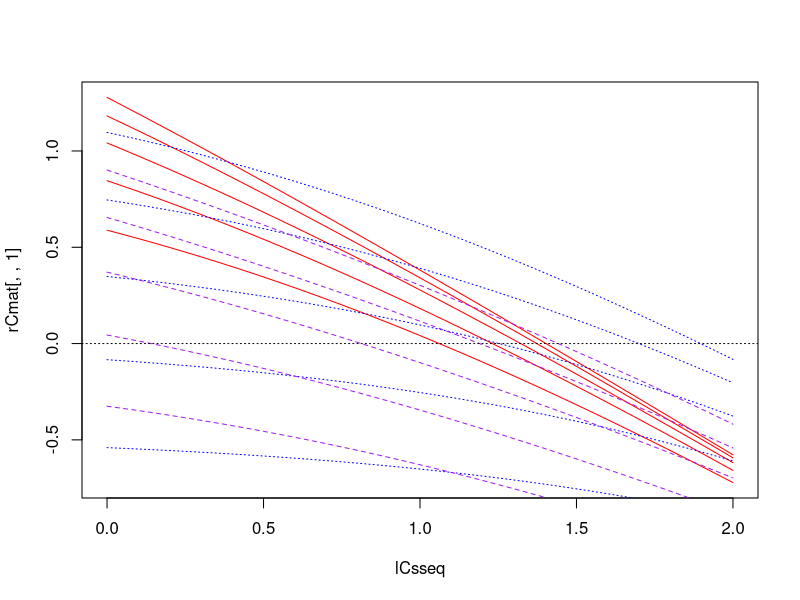
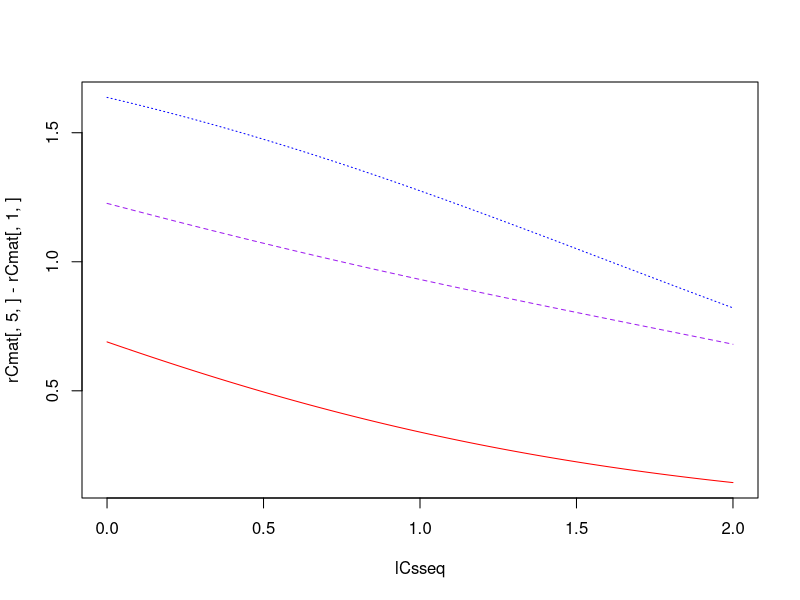
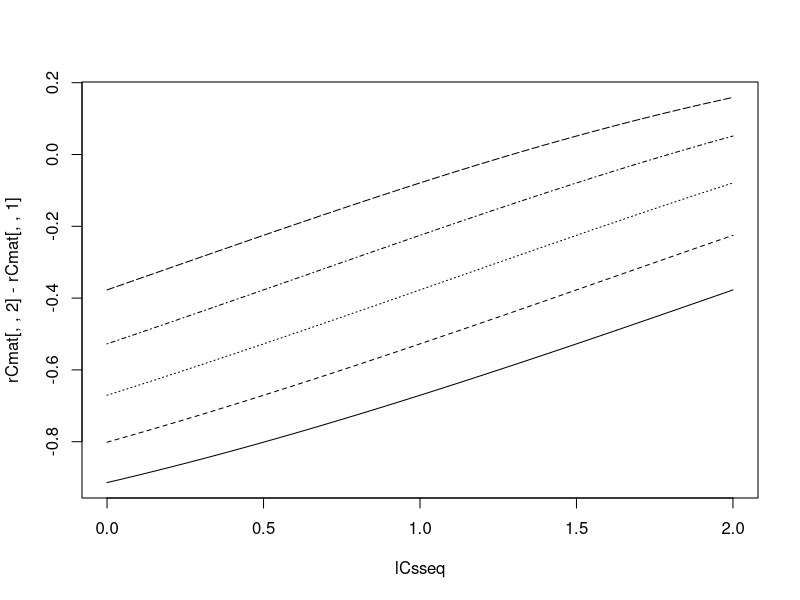
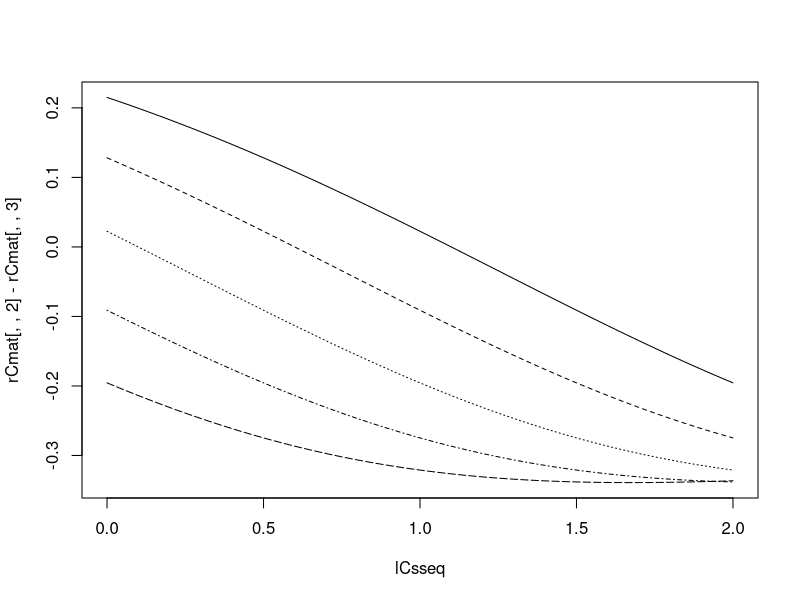
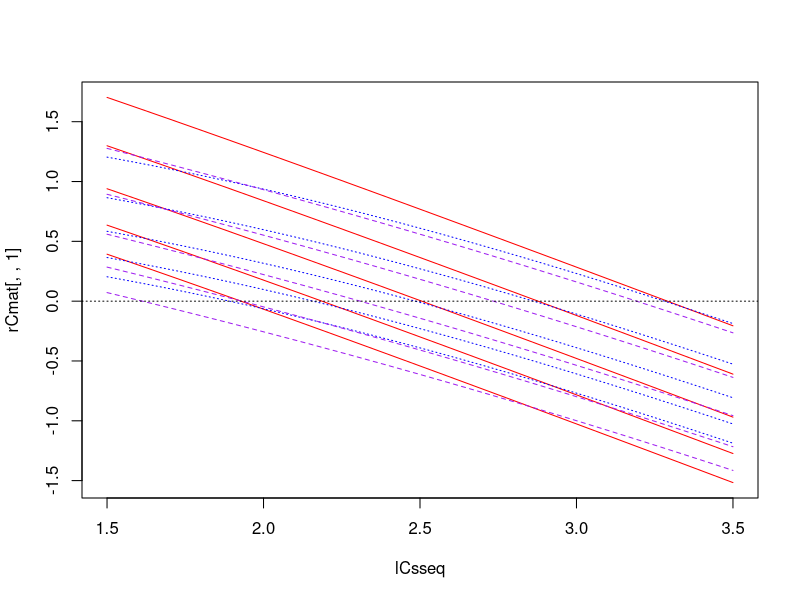
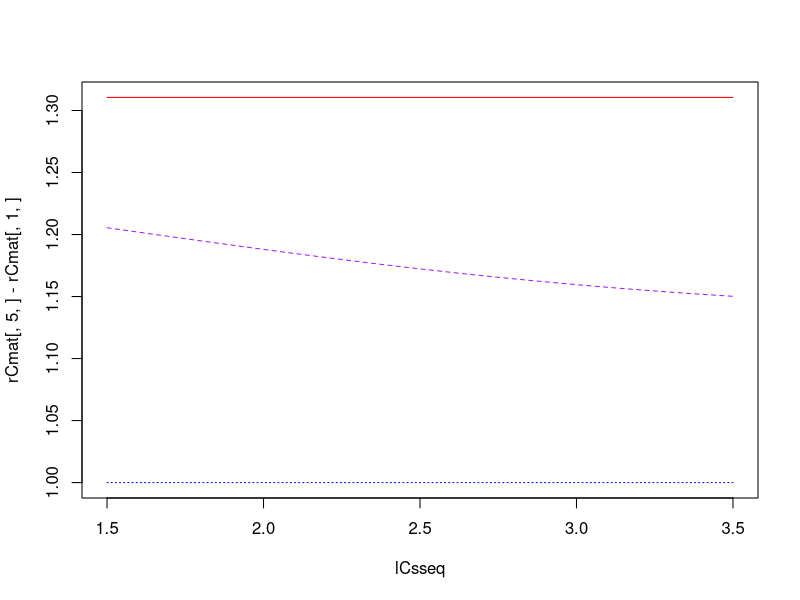
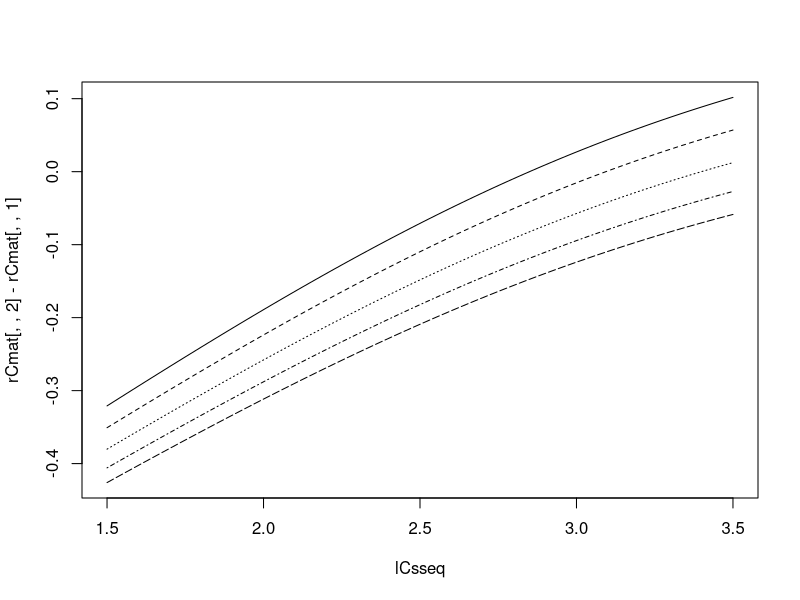
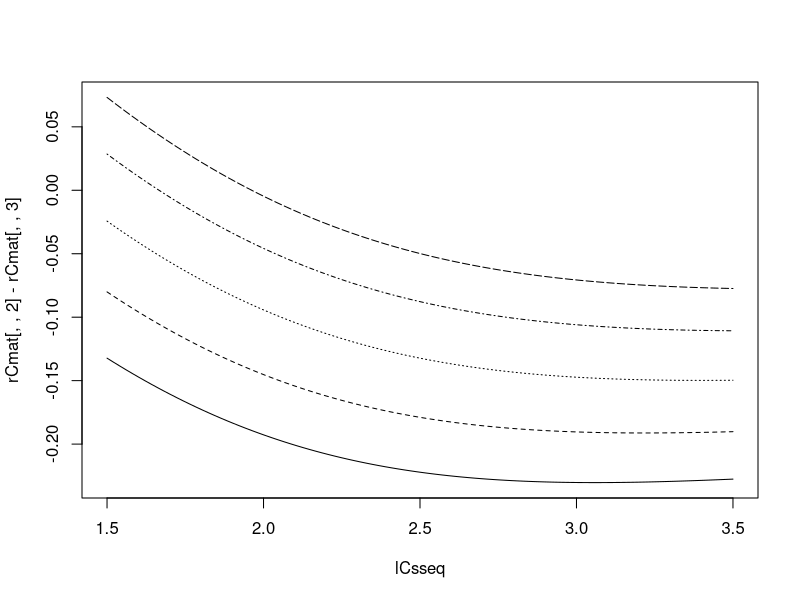

Recreate these plots in R, in order. (Note: this script raises an error after producing the figures.)
### Investigate consumer-resource dynamics with multiple prey species using method ###
### from Geritz & Kisdi 2004 J Theor Biol                                          ###

# TODO: sort out uniroot function so that doesn't crash when no root

require(deSolve)

# Without consumer mortality ----------------------------------------------

f <- function(R,C,p=0.5,a=1,h=0){
  p*a*R*C / (1 + p*a*h*R)
}

g <- function(R,u,v){
  u - v*R
}

# g1 <- function(R,u1,K1){
#   u1*(1 - R/K1)
# }
#  # v = u/K

# g2 <- function(R,r=1,K=10){
#   R*r*(1 - R/K)
# }

dR <- function(R,C,p,a,h,u,v){
  g(R,u,v) - f(R,C,p,a,h)
}

kisdi_int <- function(nt,R1,R2,C,p,a,alpha=0.85,delta=0.1){
  Ei <- alpha * ( f(R1,C,p,a) +  f(R2,C,(1-p),a) )  # inflow rate of eggs
  Eo <- -delta                # outflow rate of eggs
  if(is.finite(nt)){
    return( 1/Eo * ( exp(Eo*(nt+log(Ei)/Eo)) - Ei ) )
  }
  if(!is.finite(nt)){
    return( -Ei/Eo )
  }
  # integral of eggs over time interval t
  # in this simple case, can be calculated explicitly at any given t
  # (i.e. no need for numerical integration)
  # (calculated with help from Shaopeng)
  # *only works for h=0*
}

kisdi_ode <- function(nt,R1,R2,C,p,a,h,alpha=0.85,delta=0.1){
  kidsi_cont <- function(t,y,parms=NULL){
    E <- y[1]
    dE <- alpha * ( f(R1,C,p,a,h) +  f(R2,C,(1-p),a,h) ) - delta * E  
    list(dE)
  }
  Et <- ode(y=c(E0=0),times=c(0,nt),func=kidsi_cont,parms=NULL)
  return(Et[2,2])
    # [2,2] because have to include t=0 in integration
}

### Breakdown

# curve(kisdi_int(t=x,R=1,C=1),xlim=c(0,100))
# curve(kisdi_int(t=10,R=x,C=1),xlim=c(0,10))
  # absolute growth rate is 
  # - saturating function of t
  # - linear function of resource availability (but this is set by C)

### Population growth rates

rC <- function(Cs,nt,p=0.5,q=0.5,a=1,h=0,u1=1,u2=0.5,v1=5,v2=0.5){
  
  if(q>0){
  try1 <- try(
    root1 <- uniroot(dR,C=Cs,p=p,a=a,h=h,u=q*u1,v=v1,lower=10^-10,upper=10^10) 
    )
  if(class(try1)=="try-error") K1s <- NA
  else K1s <- root1$root
  }
  else K1s <- 0
  
  if(q<1){
    try2 <- try(
      root2 <- uniroot(dR,C=Cs,p=(1-p),a=a,h=h,u=(1-q)*u2,v=v2,lower=10^-10,upper=10^10)
      )
    if(class(try2)=="try-error") K2s <- NA
    else K2s <- root2$root
  }
  else K2s <- 0

    # resource Ks adjust instantly to current C density
  if(h==0) Es <- kisdi_int(nt=nt,R1=K1s,R2=K2s,C=Cs,p=p,a=a)
  if(h>0) Es <- kisdi_ode(nt=nt,R1=K1s,R2=K2s,C=Cs,p=p,a=a,h=h)
    # C eggs accumulate over interval
  rC <- log(Es/Cs)
    # Change in C = new eggs - death of all adults
  return(rC)
}

np <- 3
na <- 5
nCs <- 100

pseq <- seq(0,1,length.out=np)
aseq <- exp(seq(-1,1,length.out=na))

### Fluctuating attack rates

lCsseq <- seq(0,2,length.out=nCs)
Csseq <- exp(lCsseq)

qseq <- pseq!=0.5
rCmat <- array(dim=c(nCs,na,np))
for(i in 1:nCs){
  for(j in 1:na){
    for(k in 1:np){
      rCmat[i,j,k] <- rC(Cs=Csseq[i],nt=Inf,p=pseq[k],a=aseq[j],
                         u1=1,u2=0.5,q=pseq[k]) # nt=0.1
    }
  }
}
  
require(fields)
matplot(lCsseq,rCmat[,,1],type="l",col="red",lty=1)
matplot(lCsseq,rCmat[,,3],type="l",col="blue",lty=3,add=T)
matplot(lCsseq,rCmat[,,2],type="l",col="purple",lty=2,add=T)
abline(h=0,lty=3)

matplot(lCsseq,rCmat[,5,] - rCmat[,1,], type="l",col=c("red","purple","blue")) 

matplot(lCsseq, rCmat[,,2] - rCmat[,,1], col="black", type="l")
  # difference increasing -> generalist more stable
matplot(lCsseq, rCmat[,,2] - rCmat[,,3], col="black", type="l")
  # difference decreasing -> generalist less stable

### Synchronised resource fluctuations (DI)

lCsseq <- seq(1.5,3.5,length.out=nCs)
Csseq <- exp(lCsseq)

rCmat <- array(dim=c(nCs,na,np))
for(i in 1:nCs){
  for(j in 1:na){
    for(k in 1:np){
      rCmat[i,j,k] <- rC(Cs=Csseq[i],pseq[k],nt=Inf,
                         u1=1+aseq[j],u2=0.5+aseq[j],q=pseq[k])
    }
  }
}

require(fields)
matplot(lCsseq,rCmat[,,1],type="l",col="red",lty=1)
matplot(lCsseq,rCmat[,,3],type="l",col="blue",lty=3,add=T)
matplot(lCsseq,rCmat[,,2] ,type="l",col="purple",lty=2,add=T)
abline(h=0,lty=3)

matplot(lCsseq,rCmat[,5,] - rCmat[,1,], type="l",col=c("red","purple","blue"))  # density-independent 

matplot(lCsseq, rCmat[,,2] - rCmat[,,1], col="black", type="l")
  # difference increasing -> generalist more stable
matplot(lCsseq, rCmat[,,2] - rCmat[,,3], col="black", type="l")
  # difference decreasing -> generalist less stable

### Opposite resource fluctuations

lCsseq <- seq(1.5,3.5,length.out=nCs)
Csseq <- exp(lCsseq)

rCmat <- array(dim=c(nCs,na,np))
for(i in 1:nCs){
  for(j in 1:na){
    for(k in 1:np){
      rCmat[i,j,k] <- rC(Cs=Csseq[i],pseq[k],nt=Inf,
                         u1=1+aseq[j],u2=0.5+rev(aseq)[j],q=pseq[k])
    }
  }
}

require(fields)
matplot(lCsseq,rCmat[,,1],type="l",col="red",lty=1)
matplot(lCsseq,rCmat[,,3],type="l",col="blue",lty=3,add=T)
matplot(lCsseq,rCmat[,,2] ,type="l",col="purple",lty=2,add=T)
abline(h=0,lty=3)

matplot(lCsseq,rCmat[,,2] ,type="l",col="purple",lty=4)

matplot(lCsseq,rCmat[,5,] - rCmat[,1,], type="l",col=c("red","purple","blue"))  # density-independent 

matplot(lCsseq, rCmat[,,2] - rCmat[,,1], col="black", type="l")
# difference increasing -> generalist more stable
matplot(lCsseq, rCmat[,,2] - rCmat[,,3], col="black", type="l")
# difference decreasing (slightly) -> generalist less stable

# Handling time analyses --------------------------------------------------

### Attack rates

lCsseq <- seq(0,3,length.out=nCs)
Csseq <- exp(lCsseq)

rCmat <- array(dim=c(nCs,na,np))
for(i in 1:nCs){
  for(j in 1:na){
    for(k in 1:np){
      rCmat[i,j,k] <- rC(Cs=Csseq[i],nt=100,p=pseq[k],a=aseq[j],h=1,
                         u1=1,u2=0.5,v1=5,v2=0.5,q=pseq[k]
                         )
    }
  }
}

require(fields)
matplot(lCsseq,rCmat[,,1],type="l",col="red",lty=1)
matplot(lCsseq,rCmat[,,3],type="l",col="blue",lty=3,add=T)
matplot(lCsseq,rCmat[,,2],type="l",col="purple",lty=2,add=T)
abline(h=0,lty=3)

matplot(lCsseq,matplot(lCsseq,rCmat[,5,] - rCmat[,1,], type="l",col=c("red","purple","blue")) , type="l",col=c("red","purple","blue")) 
 # density-*dependent*

matplot(lCsseq, rCmat[,,2] - rCmat[,,1], col="black", type="l")
# difference increasing -> generalist more stable
matplot(lCsseq, rCmat[,,2] - rCmat[,,3], col="black", type="l")
# difference decreasing -> generalist less stable

### Resource growth

lCsseq <- seq(1.5,3.5,length.out=nCs)
Csseq <- exp(lCsseq)

rCmat <- array(dim=c(nCs,na,np))
for(i in 1:nCs){
  for(j in 1:na){
    for(k in 1:np){
      rCmat[i,j,k] <- rC(Cs=Csseq[i],nt=100,p=pseq[k],a=1,h=2,
                         u1=1+aseq[j],u2=0.5+aseq[j],v1=5,v2=0.5,q=pseq[k]
      )
    }
  }
}

require(fields)
matplot(lCsseq,rCmat[,,1],type="l",col="red",lty=1)
matplot(lCsseq,rCmat[,,3],type="l",col="blue",lty=3,add=T)
matplot(lCsseq,rCmat[,,2],type="l",col="purple",lty=2,add=T)
abline(h=0,lty=3)

matplot(lCsseq,matplot(lCsseq,rCmat[,5,] - rCmat[,1,], type="l",col=c("red","purple","blue")) , type="l") # slightly density-*dependent*

matplot(lCsseq, rCmat[,,2] - rCmat[,,1], col="black", type="l")
# difference increasing -> generalist more stable
matplot(lCsseq, rCmat[,,2] - rCmat[,,3], col="black", type="l")
# difference decreasing -> generalist less stable

### Temporal dynamics

C0 <- 0.1
ns <- 20
sseq <- 1:ns
nt <- 0.1

Cs <- Es <- K1s <- K2s <- vector()
for(s in 1:ns){
  Cs[s] <- ifelse(s==1,C0,Es[s-1])
  
  try1 <- try(  root1 <- uniroot(dR1,C=Cs[s],lower=10^-10,upper=10^10)$root )
  if(class(try1)=="try-error") K1s[s] <- NA
  else K1s[s] <- root1 
  
  try2 <- try(  root2 <- uniroot(dR2,C=Cs[s],lower=10^-10,upper=10^10)$root )
  if(class(try2)=="try-error") K2s[s] <- NA
  else K2s[s] <- root2
  
  Es[s] <- kisdi_int(t=nt,R=K1s[s]+K2s[s],C=Cs[s])
}
  # still doesn't work

matplot(sseq,log(cbind(K1s,K2s,Cs)),type="l",lty=1)

# With consumer mortality -------------------------------------------------

kisdi <- function(y,R1,R2,a,mu,delta){ 
  
  R1 <- y[1]
  R2 <- y[2]
  E  <- y[3]
  C  <- y[4]
  
  dR1 <- R1*g1(R1) - a*R1*C
  dR2 <- R2*g2(R2) - a*R2*C
  dE  <- alpha*a*C*(R1+R2) - delta*E
  dC  <- -mu*C
  
  list(c(dR1,dR2,dE,dC))
  
}

# ode1 <- ode(y=c(R0=R0,C0=C0),times=tseq,func=romac_dis,parms=NULL)
